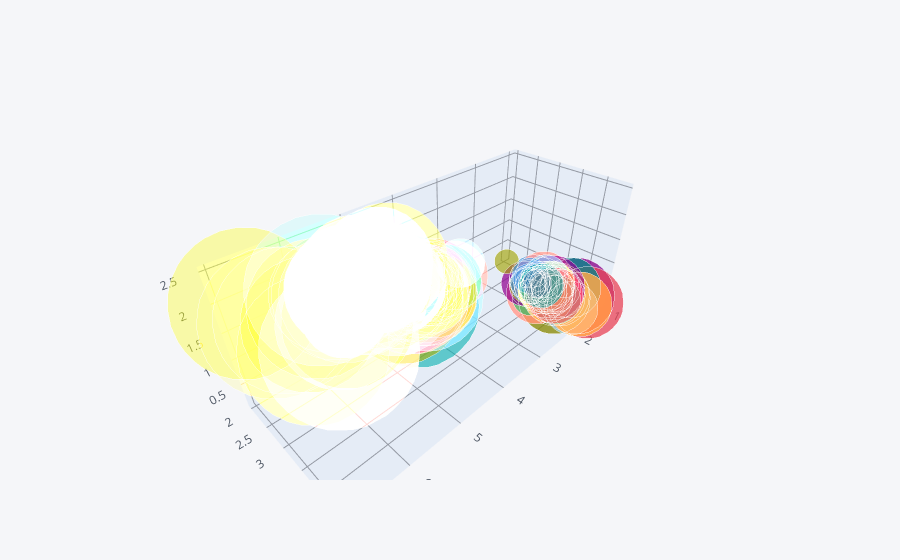

Notebook cell for this chart:
### Code cell
ds.iplot(x='petal_length',y='sepal_width',z='petal_width',kind='bubble3d',size='sepal_length')

### Figure 1 — Plotly figure (JSON) as saved in the notebook; plotly's stock layout.template omitted (floating-point values rounded to 4 significant figures; data arrays with more than 128 entries replaced by an {"elided": "..."} marker saying what was removed)
{"data": [{"marker": {"color": {"elided": "150 str values"}, "opacity": 0.8, "size": {"elided": "150 int values"}, "symbol": "circle"}, "mode": "markers", "text": {"elided": "150 str values"}, "type": "scatter3d", "x": {"elided": "150 float values"}, "y": {"elided": "150 float values"}, "z": {"elided": "150 float values"}}], "layout": {"legend": {"bgcolor": "#F5F6F9", "font": {"color": "#4D5663"}}, "paper_bgcolor": "#F5F6F9", "plot_bgcolor": "#F5F6F9", "scene": {"xaxis": {"gridcolor": "#9499A3", "showgrid": true, "tickfont": {"color": "#4D5663"}, "title": {"font": {"color": "#4D5663"}, "text": ""}, "zerolinecolor": "#9499A3"}, "yaxis": {"gridcolor": "#9499A3", "showgrid": true, "tickfont": {"color": "#4D5663"}, "title": {"font": {"color": "#4D5663"}, "text": ""}, "zerolinecolor": "#9499A3"}, "zaxis": {"gridcolor": "#9499A3", "showgrid": true, "tickfont": {"color": "#4D5663"}, "title": {"font": {"color": "#4D5663"}, "text": ""}, "zerolinecolor": "#9499A3"}}, "title": {"font": {"color": "#4D5663"}}}}
